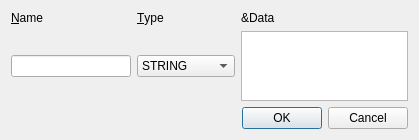
<ui version="4.0" >
 <class>PropertyEditDialog</class>
 <widget class="QDialog" name="PropertyEditDialog" >
  <property name="windowModality" >
   <enum>Qt::ApplicationModal</enum>
  </property>
  <property name="geometry" >
   <rect>
    <x>0</x>
    <y>0</y>
    <width>419</width>
    <height>124</height>
   </rect>
  </property>
  <property name="windowTitle" >
   <string>Dialog</string>
  </property>
  <layout class="QGridLayout" name="gridLayout" >
   <item row="0" column="0" >
    <widget class="QLabel" name="label" >
     <property name="text" >
      <string>&amp;Name</string>
     </property>
     <property name="buddy" >
      <cstring>lineEdit2</cstring>
     </property>
    </widget>
   </item>
   <item row="0" column="1" >
    <widget class="QLabel" name="label_2" >
     <property name="text" >
      <string>&amp;Type</string>
     </property>
     <property name="buddy" >
      <cstring>comboBox</cstring>
     </property>
    </widget>
   </item>
   <item row="0" column="2" >
    <widget class="QLabel" name="label_3" >
     <property name="text" >
      <string>&amp;Data</string>
     </property>
    </widget>
   </item>
   <item row="1" column="0" >
    <widget class="QLineEdit" name="lineEdit2" >
     <property name="minimumSize" >
      <size>
       <width>120</width>
       <height>0</height>
      </size>
     </property>
     <property name="maximumSize" >
      <size>
       <width>250</width>
       <height>16777215</height>
      </size>
     </property>
    </widget>
   </item>
   <item row="1" column="1" >
    <widget class="QComboBox" name="comboBox" >
     <item>
      <property name="text" >
       <string>STRING</string>
      </property>
     </item>
     <item>
      <property name="text" >
       <string>BOOL</string>
      </property>
     </item>
     <item>
      <property name="text" >
       <string>INT</string>
      </property>
     </item>
     <item>
      <property name="text" >
       <string>INTPAIR</string>
      </property>
     </item>
     <item>
      <property name="text" >
       <string>INTTRIPPLE</string>
      </property>
     </item>
     <item>
      <property name="text" >
       <string>REAL</string>
      </property>
     </item>
     <item>
      <property name="text" >
       <string>MAP</string>
      </property>
     </item>
     <item>
      <property name="text" >
       <string>ARRAY</string>
      </property>
     </item>
    </widget>
   </item>
   <item row="1" column="2" >
    <widget class="QTextEdit" name="textEdit" />
   </item>
   <item row="2" column="0" colspan="3" >
    <widget class="QDialogButtonBox" name="buttonBox" >
     <property name="orientation" >
      <enum>Qt::Horizontal</enum>
     </property>
     <property name="standardButtons" >
      <set>QDialogButtonBox::Cancel|QDialogButtonBox::Ok</set>
     </property>
    </widget>
   </item>
  </layout>
 </widget>
 <resources/>
 <connections>
  <connection>
   <sender>buttonBox</sender>
   <signal>accepted()</signal>
   <receiver>PropertyEditDialog</receiver>
   <slot>accept()</slot>
   <hints>
    <hint type="sourcelabel" >
     <x>328</x>
     <y>64</y>
    </hint>
    <hint type="destinationlabel" >
     <x>157</x>
     <y>85</y>
    </hint>
   </hints>
  </connection>
  <connection>
   <sender>buttonBox</sender>
   <signal>rejected()</signal>
   <receiver>PropertyEditDialog</receiver>
   <slot>reject()</slot>
   <hints>
    <hint type="sourcelabel" >
     <x>396</x>
     <y>70</y>
    </hint>
    <hint type="destinationlabel" >
     <x>286</x>
     <y>85</y>
    </hint>
   </hints>
  </connection>
 </connections>
</ui>
